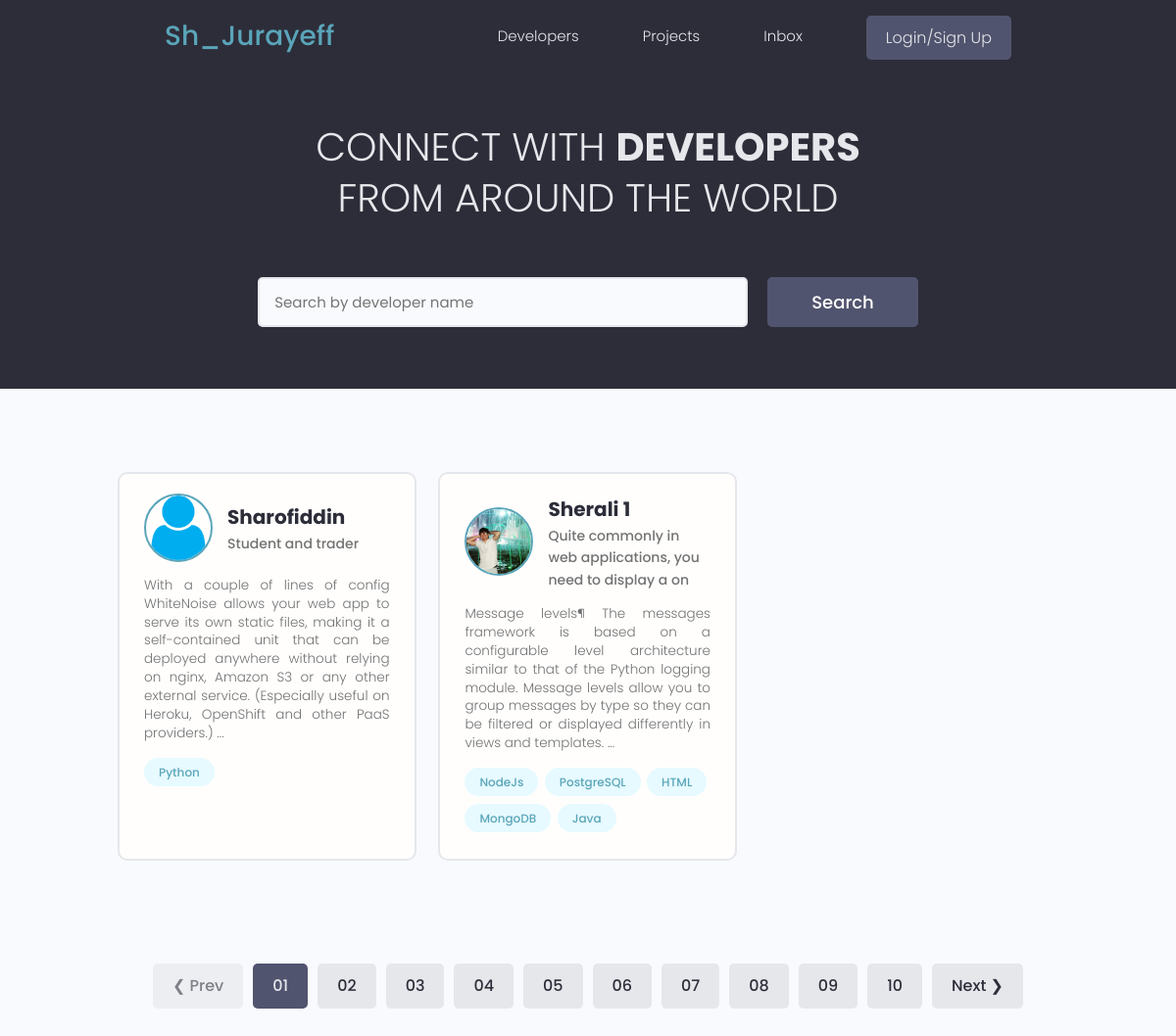
The app's page /, older data.
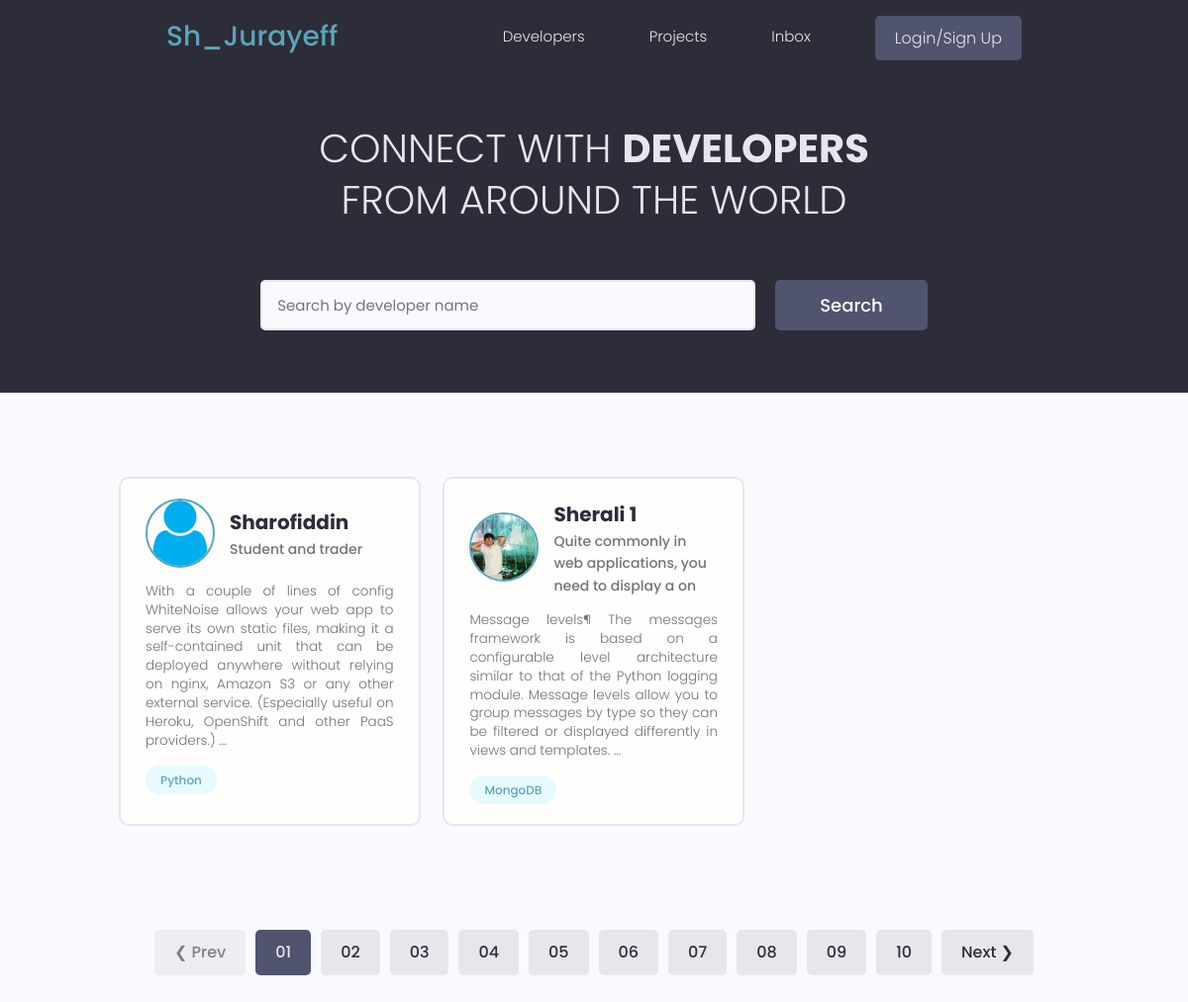
The same page, newer data.
### users/models.py (models this page shows, shortened)
class Profile(models.Model):
    user = models.OneToOneField(User , on_delete=models.CASCADE , null=True , blank=True)
    name = models.CharField(max_length=200 , blank=True  , null=True)
    email = models.EmailField(max_length=200 , blank=True , null=True)
    username = models.CharField(max_length=200 , blank=True  , null=True)
    location = models.CharField(max_length=200 , blank=True  , null=True)
    short_intro =  models.CharField(max_length=200 , blank=True  , null=True)
    bio = models.TextField(blank=True , null=True)
    profile_image = models.ImageField(blank=True ,null=True , upload_to='profiles/' , default='profiles/user-default.png')
    social_github = models.CharField(max_length=200 , blank=True  , null=True)
    social_telegram = models.CharField(max_length=200 , blank=True  , null=True)
    social_instagram = models.CharField(max_length=200 , blank=True  , null=True)
    social_linkedin = models.CharField(max_length=200 , blank=True  , null=True)
    social_twitter = models.CharField(max_length=200 , blank=True  , null=True)
    created_at = models.DateTimeField(auto_now_add=True , null=True ,blank=True)
    id = models.UUIDField(unique=True , default=uuid.uuid4 , primary_key=True , editable=False)

class Skill(models.Model):
    owner = models.ForeignKey(Profile , on_delete=models.CASCADE, null=True)
    name = models.CharField(max_length=200 , blank=True  , null=True)
    description = models.TextField(null=True , blank=True)
    created = models.DateTimeField(auto_now_add=True , null=True , blank=True)
    id = models.UUIDField(unique=True , default=uuid.uuid4 , primary_key=True , editable=False)
    def __str__(self):
        return str(self.name)

### users/views.py (the view)
# urls.py: path('' , profiles , name = 'profiles') ,
def profiles(request):
    profiles , search_query = searchProfiles(request)
    context = {
        'profiles': profiles ,
        'search_query' : search_query
    }
    return render(request , 'users/profiles.html' , context)

### users/utils.py (called while the page is built)
def searchProfiles(request):
    search_query = ''
    if request.GET.get('search_query'):
        search_query = request.GET.get('search_query')
    skills = Skill.objects.filter(name__icontains=search_query)
    profiles = Profile.objects.distinct().filter(
        Q(name__icontains=search_query) |
        Q(short_intro__icontains=search_query) |
        Q(skill__in = skills)
        )
    return profiles , search_query

### users/templates/users/profiles.html (shortened to what this page needs)
{% extends 'main.html' %}
{%block content%}
<main class="home">
    <section class="hero-section text-center">
      <div class="container container--narrow">
        <div class="hero-section__box">
          <h2>CONNECT WITH <span>DEVELOPERS</span></h2>
          <h2>FROM AROUND THE WORLD</h2>
        </div>
        <div class="hero-section__search">
          <form class="form" action="{% url 'profiles' %}" method="get">
            <div class="form__field">
              <input class="input input--text" id="formInput#search" type="text" name="search_query" value="{{search_query}}"
                placeholder="Search by developer name" />
            </div>
            <input class="btn btn--sub btn--lg" type="submit" value="Search" />
          </form>
        </div>
      </div>
    </section>
    <section class="devlist">
      <div class="container">
        <div class="grid grid--three">
            {% for profile in profiles %}
          <div class="column card">
            <div class="dev">
              <a href="{%url 'user-profile' profile.id %}" class="card__body">
                <div class="dev__profile">
                  <img class="avatar avatar--md" src="{{profile.profile_image}}" alt="image" />
                  <div class="dev__meta">
                    <h3>{{profile.name}}</h3>
                    <h5>{{profile.short_intro|slice:'60'}}</h5>
                  </div>
                </div>
                <p class="dev__info">{{profile.bio|slice:'300'}} ...</p>
                <div class="dev__skills">
                    {% for skill in profile.skill_set.all|slice:'5'%}
                  <span class="tag tag--pill tag--main">
                    <small>{{skill}}</small>
                  </span>
                  {%endfor%}
                </div>
              </a>
            </div>
          </div>
         {%endfor%}
        </div>
      </div>
    </section>
    <div class="pagination">
      <ul class="container">
        <li><a href="#" class="btn btn--disabled">&#10094; Prev</a></li>
        <li><a href="#" class="btn btn--sub">01</a></li>
        <li><a href="#" class="btn">02</a></li>
        <li><a href="#" class="btn">03</a></li>
        <li><a href="#" class="btn">04</a></li>
        <li><a href="#" class="btn">05</a></li>
        <li><a href="#" class="btn">06</a></li>
        <li><a href="#" class="btn">07</a></li>
        <li><a href="#" class="btn">08</a></li>
        <li><a href="#" class="btn">09</a></li>
        <li><a href="#" class="btn">10</a></li>
        <li><a href="#" class="btn">Next &#10095;</a></li>
      </ul>
    </div>
  </main>
  {%endblock content%}

Row changes from the older to the newer data that the page shows:
removed Skill: name "NodeJs", shown under Profile "Sherali 1"
removed Skill: name "PostgreSQL", shown under Profile "Sherali 1"
removed Skill: name "HTML", shown under Profile "Sherali 1"
removed Skill: name "Java", shown under Profile "Sherali 1"
